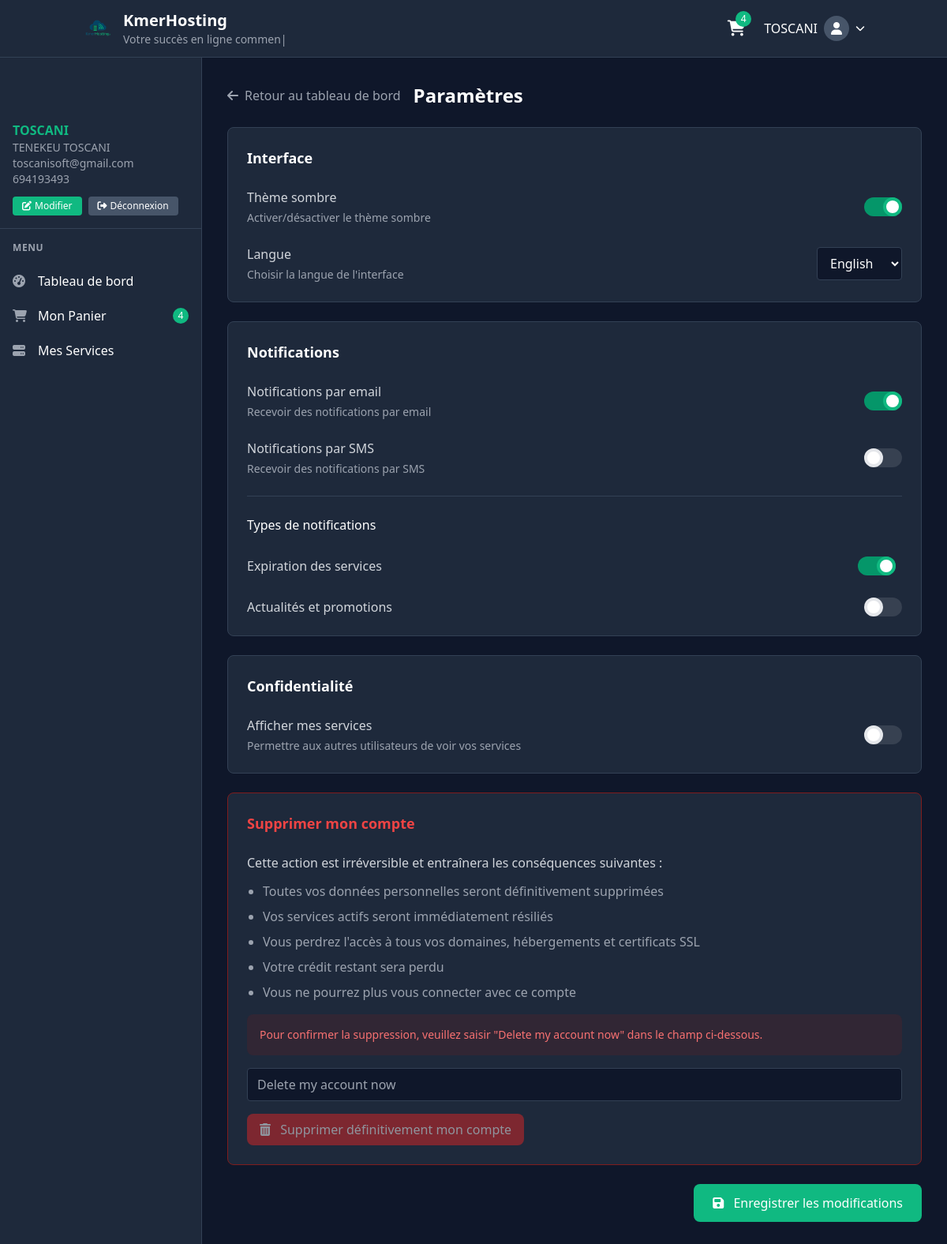
Screenshot of /customers/parametres.php (signed in) with the database file from the repository.
### tables this page shows
CREATE TABLE IF NOT EXISTS `users` (
  `id` int(11) NOT NULL AUTO_INCREMENT,
  `fullname` varchar(100) NOT NULL,
  `username` varchar(50) NOT NULL,
  `email` varchar(100) NOT NULL,
  `tel` varchar(20) NOT NULL,
  `password` varchar(255) NOT NULL,
  `created_at` timestamp NULL DEFAULT CURRENT_TIMESTAMP,
  `updated_at` timestamp NULL DEFAULT CURRENT_TIMESTAMP ON UPDATE CURRENT_TIMESTAMP,
  `profile_image` varchar(191) DEFAULT NULL,
  `company` varchar(100) DEFAULT NULL,
  `country` varchar(50) DEFAULT NULL,
  `address` varchar(191) DEFAULT NULL,
  `city` varchar(100) DEFAULT NULL,
  `region` varchar(100) DEFAULT NULL,
  `postal_code` varchar(20) DEFAULT NULL,
  `website` varchar(191) DEFAULT NULL,
  `credit` decimal(10,2) NOT NULL DEFAULT '0.00',
  `verification_code` varchar(100) DEFAULT NULL,
  `verification_expiry` datetime DEFAULT NULL,
  `is_verified` tinyint(1) DEFAULT '0',
  PRIMARY KEY (`id`),
  UNIQUE KEY `username` (`username`),
  UNIQUE KEY `email` (`email`)
);

CREATE TABLE IF NOT EXISTS `user_settings` (
  `id` int(11) NOT NULL AUTO_INCREMENT,
  `user_id` int(11) NOT NULL,
  `theme` enum('light','dark') NOT NULL DEFAULT 'dark',
  `language` varchar(5) NOT NULL DEFAULT 'fr',
  `notifications_email` tinyint(1) NOT NULL DEFAULT '1',
  `notifications_sms` tinyint(1) NOT NULL DEFAULT '0',
  `notifications_expiry` tinyint(1) NOT NULL DEFAULT '1',
  `notifications_invoice` tinyint(1) NOT NULL DEFAULT '1',
  `notifications_news` tinyint(1) NOT NULL DEFAULT '0',
  `privacy_show_services` tinyint(1) NOT NULL DEFAULT '0',
  `privacy_show_domains` tinyint(1) NOT NULL DEFAULT '0',
  `created_at` timestamp NOT NULL DEFAULT CURRENT_TIMESTAMP,
  `updated_at` timestamp NOT NULL DEFAULT CURRENT_TIMESTAMP ON UPDATE CURRENT_TIMESTAMP,
  PRIMARY KEY (`id`),
  UNIQUE KEY `user_id` (`user_id`)
);

### customers/parametres.php (the view, shortened to what the rows shown need)
<?php
require_once '../backend/config/db.php';
require_once '../backend/functions.php';
require_once '../backend/settings/get_settings.php';
$currentUser = getCurrentUser();
$userSettings = getUserSettings($_SESSION['user_id']);
$languages = [
    'fr' => 'Français',
    'en' => 'English'
];
?>
<!DOCTYPE html>
<html lang="fr">
<head>
    <script src="https://cdn.tailwindcss.com"></script>
    <link rel="stylesheet" href="https://cdnjs.cloudflare.com/ajax/libs/font-awesome/6.4.0/css/all.min.css">
</head>
<body class="bg-dark-900 text-white">
    <header class="bg-dark-800 border-b border-dark-700">
        <div class="container mx-auto px-4 py-3 flex items-center justify-between">
            <div class="flex items-center space-x-4">
                <div class="relative group" id="profile-dropdown">
                    <button class="flex items-center space-x-2 text-white hover:text-kmergreen-light focus:outline-none">
                        <span class="hidden md:inline-block"><?php echo htmlspecialchars($currentUser['username']); ?></span>
                        <?php if (!empty($currentUser['profile_image'])): ?>
                            <img src="<?php echo htmlspecialchars($currentUser['profile_image']); ?>" alt="User" class="w-8 h-8 rounded-full border border-dark-600">
                        <?php else: ?>
                            <div class="w-8 h-8 rounded-full bg-dark-600 flex items-center justify-center">
                                <i class="fas fa-user"></i>
                            </div>
                        <?php endif; ?>
                        <i class="fas fa-chevron-down text-xs transition-transform duration-300" id="dropdown-icon"></i>
                    </button>
                </div>
            </div>
        </div>
    </header>
    <div class="flex">
        <aside id="sidebar" class="fixed inset-y-0 left-0 transform -translate-x-full lg:translate-x-0 z-50 w-64 bg-dark-800 border-r border-dark-700 pt-16 transition-transform duration-300 ease-in-out lg:static lg:w-64">
            <div class="h-full overflow-y-auto scrollbar-thin">
                <div class="px-4 py-4 border-b border-dark-700">
                    <div class="flex flex-col">
                        <span class="font-semibold text-kmergreen"><?php echo htmlspecialchars($currentUser['username']); ?></span>
                        <span class="text-sm text-gray-400"><?php echo htmlspecialchars($currentUser['fullname'] ?? ''); ?></span>
                        <span class="text-sm text-gray-400"><?php echo htmlspecialchars($currentUser['email']); ?></span>
                        <span class="text-sm text-gray-400"><?php echo htmlspecialchars($currentUser['tel'] ?? ''); ?></span>
                    </div>
                </div>
            </div>
        </aside>
        <main class="flex-1 p-4 lg:p-8 pt-4 pb-8 overflow-x-hidden">
            <div class="max-w-7xl mx-auto">
                <div class="flex items-center justify-between mb-6">
                    <div class="flex items-center">
                        <h1 class="text-2xl font-bold">Paramètres</h1>
                    </div>
                </div>
                <form id="settings-form" action="../backend/settings/update_settings.php" method="POST">
                    <div class="bg-dark-800 rounded-lg border border-dark-700 p-6 mb-6">
                        <h2 class="text-lg font-semibold text-white mb-6">Interface</h2>
                        <div class="space-y-6">
                            <div class="flex items-center justify-between">
                                <div class="relative inline-block w-12 align-middle">
                                    <input type="checkbox" id="toggle-theme" name="theme" value="dark" class="toggle-checkbox absolute block w-6 h-6 rounded-full bg-white border-4 appearance-none cursor-pointer checked:right-0 checked:border-kmergreen" <?php echo $userSettings['theme'] === 'dark' ? 'checked' : ''; ?> />
                                </div>
                            </div>
                            <div class="flex items-center justify-between">
                                <div>
                                    <p class="text-gray-300 mb-1">Langue</p>
                                    <p class="text-gray-400 text-sm">Choisir la langue de l'interface</p>
                                </div>
                                <select name="language" class="bg-dark-900 border border-dark-700 rounded px-3 py-2 text-white">
                                    <?php foreach ($languages as $code => $name): ?>
                                    <option value="<?php echo $code; ?>" <?php echo $userSettings['language'] === $code ? 'selected' : ''; ?>><?php echo $name; ?></option>
                                    <?php endforeach; ?>
                                </select>
                            </div>
                        </div>
                    </div>
                    <div class="bg-dark-800 rounded-lg border border-dark-700 p-6 mb-6">
                        <h2 class="text-lg font-semibold text-white mb-6">Notifications</h2>
                        <div class="space-y-6">
                            <div class="flex items-center justify-between">
                                <div class="relative inline-block w-12 align-middle">
                                    <input type="checkbox" id="notifications-email" name="notifications_email" value="1" class="toggle-checkbox absolute block w-6 h-6 rounded-full bg-white border-4 appearance-none cursor-pointer checked:right-0 checked:border-kmergreen" <?php echo $userSettings['notifications_email'] ? 'checked' : ''; ?> />
                                </div>
                            </div>
                            <div class="flex items-center justify-between">
                                <div class="relative inline-block w-12 align-middle">
                                    <input type="checkbox" id="notifications-sms" name="notifications_sms" value="1" class="toggle-checkbox absolute block w-6 h-6 rounded-full bg-white border-4 appearance-none cursor-pointer checked:right-0 checked:border-kmergreen" <?php echo $userSettings['notifications_sms'] ? 'checked' : ''; ?> />
                                    <label for="notifications-sms" class="toggle-label block h-6 rounded-full bg-gray-700 cursor-pointer"></label>
                                </div>
                            </div>
                            <div class="border-t border-dark-700 pt-6">
                                <div class="space-y-4">
                                    <div class="flex items-center justify-between py-3">
                                        <div class="relative inline-block w-12 mr-2 align-middle select-none">
                                            <input type="checkbox" id="notifications-expiry" name="notifications_expiry" value="1" class="toggle-checkbox absolute block w-6 h-6 rounded-full bg-white border-4 appearance-none cursor-pointer checked:right-0 checked:border-kmergreen" <?php echo $userSettings['notifications_expiry'] ? 'checked' : ''; ?> />
                                        </div>
                                    </div>
                                    <div class="flex items-center justify-between">
                                        <div class="relative inline-block w-12 align-middle">
                                            <input type="checkbox" id="notifications-news" name="notifications_news" value="1" class="toggle-checkbox absolute block w-6 h-6 rounded-full bg-white border-4 appearance-none cursor-pointer checked:right-0 checked:border-kmergreen" <?php echo $userSettings['notifications_news'] ? 'checked' : ''; ?> />
                                            <label for="notifications-news" class="toggle-label block h-6 rounded-full bg-gray-700 cursor-pointer"></label>
                                        </div>
                                    </div>
                                </div>
                            </div>
                        </div>
                    </div>
                    <div class="bg-dark-800 rounded-lg border border-dark-700 p-6 mb-6">
                        <h2 class="text-lg font-semibold text-white mb-6">Confidentialité</h2>
                        <div class="space-y-6">
                            <div class="flex items-center justify-between">
                                <div class="relative inline-block w-12 align-middle">
                                    <input type="checkbox" id="privacy-services" name="privacy_show_services" value="1" class="toggle-checkbox absolute block w-6 h-6 rounded-full bg-white border-4 appearance-none cursor-pointer checked:right-0 checked:border-kmergreen" <?php echo $userSettings['privacy_show_services'] ? 'checked' : ''; ?> />
                                    <label for="privacy-services" class="toggle-label block h-6 rounded-full bg-gray-700 cursor-pointer"></label>
                                </div>
                            </div>
                        </div>
                    </div>
                    <div class="bg-dark-800 rounded-lg border border-red-900 p-6 mb-6">
                        <h2 class="text-lg font-semibold text-red-500 mb-6">Supprimer mon compte</h2>
                    </div>
                </form>
            </div>
        </main>
    </div>
</body>
</html>

### rows the page displays
users: username "TOSCANI", fullname "TENEKEU TOSCANI", email "toscanisoft@gmail.com", tel "694193493"
user_settings: theme "☑", language "English", notifications_email "☑", notifications_expiry "☑"

### other values shown
$cartItemCount "4"
$cartCount "4"
